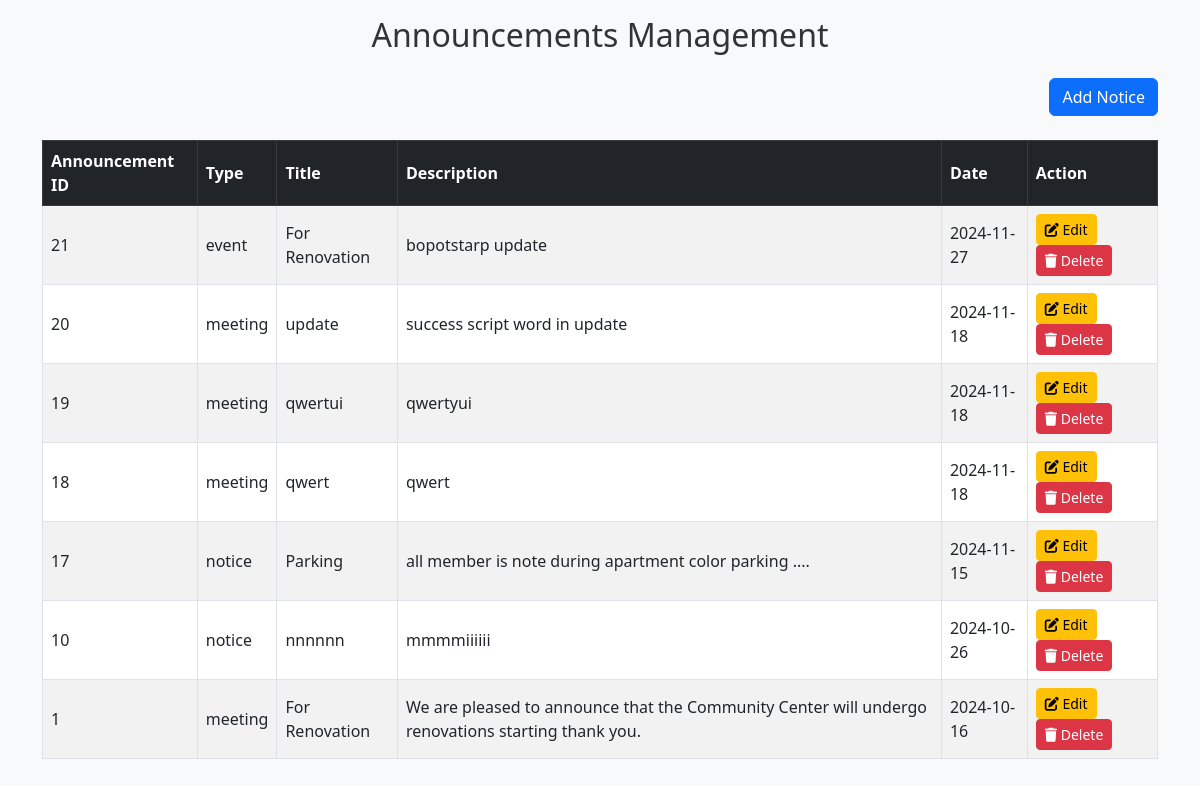
The page /announcement.php (signed in) on the database its author committed.
### tables this page shows
CREATE TABLE `tblannouncement` (
  `announcement_id` int(11) NOT NULL,
  `type` varchar(50) DEFAULT NULL,
  `title` varchar(255) DEFAULT NULL,
  `description` text DEFAULT NULL,
  `date` date DEFAULT NULL,
  `user_id` int(11) DEFAULT NULL,
  `read_status` int(11) NOT NULL
);

### announcement.php (the view, shortened to what this page needs)
<?php
require 'dbFile/database.php';
$username = $_SESSION['username'];
$sqlUser = "SELECT user_role FROM tblUser WHERE username = '$username'";
$resultUser = mysqli_query($conn, $sqlUser);
$userData = mysqli_fetch_assoc($resultUser);
$userRole = $userData['user_role'];
?>
<!DOCTYPE html>
<html lang="en">
<head>
    <link href="https://cdn.jsdelivr.net/npm/bootstrap@5.3.0-alpha1/dist/css/bootstrap.min.css" rel="stylesheet">
    <link rel="stylesheet" href="css/maintenanceMain.css">
</head>
<body>
    <div class="container mt-3">
        <h2 class="text-center mb-4">Announcements Management</h2>
        <?php if ($userRole !== 'owner') : ?>
        <div class="text-end mb-4">
            <form method="post">
                <input type="submit" name="btnAddNotice" value="Add Notice" formaction="announcementApp.php" class="btn btn-primary">
            </form>
        </div>
        <?php endif; ?>
        <div class="table-responsive">
            <table class="table table-bordered table-striped">
                <thead class="table-dark">
                    <tr>
                        <th>Announcement ID</th>
                        <th>Type</th>
                        <th>Title</th>
                        <th>Description</th>
                        <th>Date</th>
                        <?php if ($userRole !== 'owner') : ?>
                        <th>Action</th>
                        <?php endif; ?>
                    </tr>
                </thead>
                <tbody>
                    <?php
                    $sql = "SELECT * FROM tblAnnouncement ORDER BY announcement_id DESC";
                    $r = mysqli_query($conn, $sql);
                    while ($q = mysqli_fetch_assoc($r)) {
                        echo "<tr>";
                        echo "<td>" . $q['announcement_id'] . "</td>";
                        echo "<td>" . $q['type'] . "</td>";
                        echo "<td>" . $q['title'] . "</td>";
                        echo "<td>" . $q['description'] . "</td>";
                        echo "<td>" . $q['date'] . "</td>";
                        if ($userRole !== 'owner') {
                            echo "<td>
                                <a href='announcementApp.php?announcement_id=" . $q['announcement_id'] . "' class='btn btn-warning btn-sm'><i class='fas fa-edit'></i> Edit</a>
                                <a href='announcementDelete.php?announcement_id=" . $q['announcement_id'] . "'
                                   onclick=\"return confirm('Are you sure you want to delete this announcement?');\" class='btn btn-danger btn-sm'>
                                   <i class='fas fa-trash'></i> Delete
                                </a>
                            </td>";
                        }
                        echo "</tr>";
                    }
                    ?>
                </tbody>
            </table>
        </div>
    </div>
</body>
</html>

### css/maintenanceMain.css (style rules this page uses)
body { background-color: #f8f9fa; }
h2 { color: #333; }
.table th, .table td { vertical-align: middle; }

### rows shown on the page
tblannouncement: announcement_id "21", type "event", title "For Renovation", description "bopotstarp update", date "2024-11-27"
tblannouncement: announcement_id "20", type "meeting", title "update", description "success script word in update", date "2024-11-18"
tblannouncement: announcement_id "19", type "meeting", title "qwertui", description "qwertyui", date "2024-11-18"
tblannouncement: announcement_id "18", type "meeting", title "qwert", description "qwert", date "2024-11-18"
tblannouncement: announcement_id "17", type "notice", title "Parking", description "all member is note during apartment color parking ....", date "2024-11-15"
tblannouncement: announcement_id "10", type "notice", title "nnnnnn", description "mmmmiiiiii", date "2024-10-26"
tblannouncement: announcement_id "1", type "meeting", title "For Renovation", description "We are pleased to announce that the Community Center will undergo renovations starting thank you.", date "2024-10-16"
